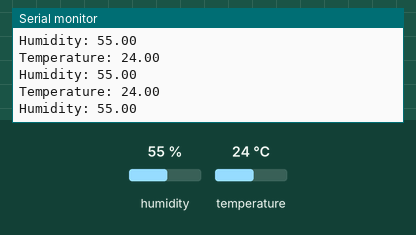
Bench run of a sketch on a simulated ESP8266 (NodeMCU). Parts: the last lines printed to the serial monitor. The test bench sets the inputs (shaded band); at power-on: humidity 55 %, temperature 24 °C.

Above: at 3.2 s.
3.3 s: humidity set to 22 %
At 5.5 s:
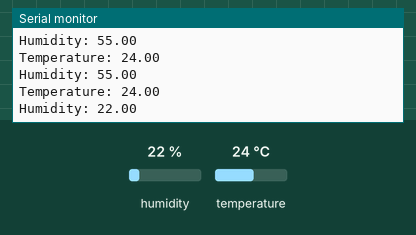
6.5 s: temperature set to 12 °C
At 7.1 s:
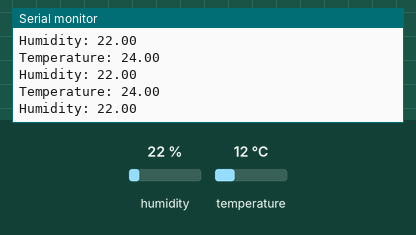
9.7 s: humidity set to 40 %
At 10.4 s:
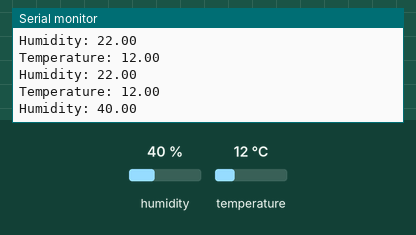
Timing chart, 0 to 12.7 s (numbered marks = the images above; inputs shaded):
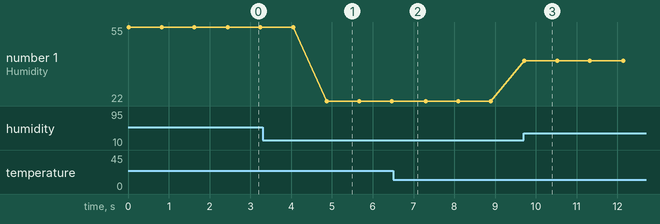

Measured:
- after the input at 3.3 s, the serial monitor: prints a new line after 1.6 s (image 1)
- after the input at 9.7 s, the serial monitor: prints a new line at once (image 3)
- plotted number 1: 55 → 22 after the input at 3.3 s, 22 → 40 after the input at 9.7 s

The sketch:

DHT11_Simple.ino
```cpp
#include <DHT.h>

#define DHTtype DHT11
#define DHT_pin D3


DHT dht(DHT_pin, DHTtype);

void setup() {
  // put your setup code here, to run once:
  dht.begin();
  Serial.begin(9600);

}

void loop() {
  // put your main code here, to run repeatedly:
  float t = dht.readTemperature(); //Reading Temperature
  float h = dht.readHumidity(); //Reading Humidity
  Serial.print("Temperature: ");
  Serial.println(t);
  Serial.print("Humidity: ");
  Serial.println(h);
  delay(800);
}
```
